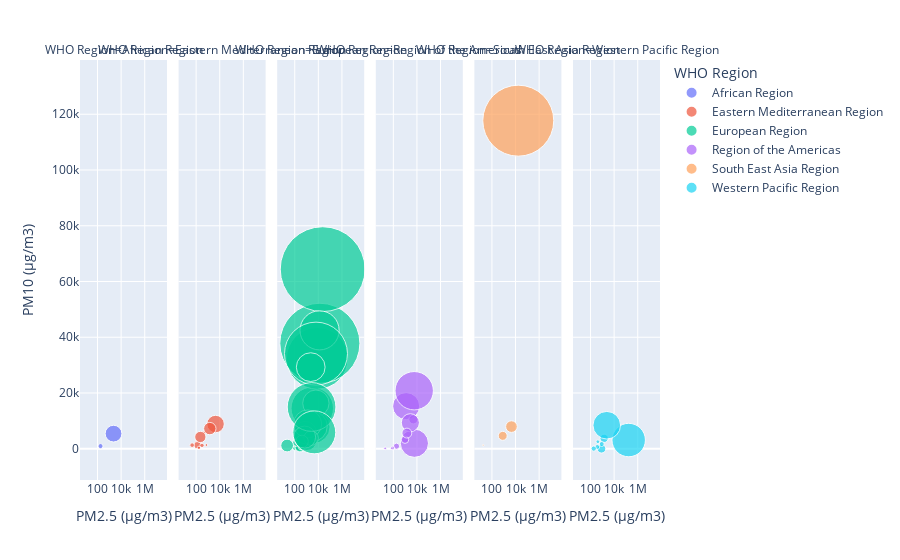

The cell this chart's notebook holds for it:
### Code cell
fig = px.scatter(df2, x="PM2.5 (μg/m3)", y="PM10 (μg/m3)",
                 size="NO2 (μg/m3)", color="WHO Region", hover_name="WHO Country Name",\
                 facet_col = 'WHO Region',\
                 log_x=True, size_max=60)
fig.write_html('plot1.html')
fig.show()

### Figure 1 — Plotly figure (JSON) as saved in the notebook; plotly's stock layout.template omitted (floating-point values rounded to 4 significant figures)
{"data": [{"hovertemplate": "<b>%{hovertext}</b><br><br>WHO Region=African Region<br>PM2.5 (μg/m3)=%{x}<br>PM10 (μg/m3)=%{y}<br>NO2 (μg/m3)=%{marker.size}<extra></extra>", "hovertext": ["Algeria", "Cameroon", "Ethiopia", "Ghana", "Kenya", "Madagascar", "Mauritius", "Nigeria", "Senegal", "South Africa", "Uganda", "United Republic of Tanzania"], "legendgroup": "African Region", "marker": {"color": "#636efa", "size": [0, 0, 0, 0, 0, 0, 14.95, 0, 239.1, 2618.0, 0, 0], "sizemode": "area", "sizeref": 18.59, "symbol": "circle"}, "mode": "markers", "name": "African Region", "orientation": "v", "showlegend": true, "type": "scatter", "x": [21.53, 248, 104.8, 55, 16.7, 187, 0, 27.43, 179.3, 2267.0, 277.2, 23.32], "xaxis": "x", "y": [0, 311, 0, 701.5, 37.3, 336, 339.4, 0, 948.6, 5426.0, 170.4, 35.1], "yaxis": "y"}, {"hovertemplate": "<b>%{hovertext}</b><br><br>WHO Region=Eastern Mediterranean Region<br>PM2.5 (μg/m3)=%{x}<br>PM10 (μg/m3)=%{y}<br>NO2 (μg/m3)=%{marker.size}<extra></extra>", "hovertext": ["Afghanistan", "Bahrain", "Egypt", "Iran (Islamic Republic of)", "Iraq", "Jordan", "Kuwait", "Lebanon", "Morocco", "Pakistan", "Qatar", "Saudi Arabia", "Tunisia", "United Arab Emirates"], "legendgroup": "Eastern Mediterranean Region", "marker": {"color": "#EF553B", "size": [0, 103.2, 0, 2847.0, 535.3, 199.9, 1427.0, 106, 163.4, 72.8, 176, 0, 0, 1181.0], "sizemode": "area", "sizeref": 18.59, "symbol": "circle"}, "mode": "markers", "name": "Eastern Mediterranean Region", "orientation": "v", "showlegend": true, "type": "scatter", "x": [119.8, 485.1, 0, 4411.0, 130.0, 45.83, 1446.0, 172.3, 0, 746.1, 314, 314.1, 0, 227.1], "xaxis": "x2", "y": [0, 5818, 1362, 8873.0, 1293.0, 1296.0, 7233.0, 316.3, 914.9, 1334.0, 1214, 744.7, 315, 4226.0], "yaxis": "y2"}, {"hovertemplate": "<b>%{hovertext}</b><br><br>WHO Region=European Region<br>PM2.5 (μg/m3)=%{x}<br>PM10 (μg/m3)=%{y}<br>NO2 (μg/m3)=%{marker.size}<extra></extra>", "hovertext": ["Albania", "Andorra", "Austria", "Belgium", "Bosnia and Herzegovina", "Bulgaria", "Croatia", "Cyprus", "Czechia", "Denmark", "Estonia", "Finland", "France", "Georgia", "Germany", "Greece", "Hungary", "Iceland", "Ireland", "Israel", "Italy", "Kazakhstan", "Kyrgyzstan", "Latvia", "Lithuania", "Luxembourg", "Malta", "Monaco", "Montenegro", "Netherlands", "North Macedonia", "Norway", "Poland", "Portugal", "Romania", "Russian Federation", "Serbia", "Slovakia", "Slovenia", "Spain", "Sweden", "Switzerland", "Tajikistan", "Turkey", "Turkmenistan", "Ukraine", "United Kingdom", "Uzbekistan"], "legendgroup": "European Region", "marker": {"color": "#00cc96", "size": [162.6, 199.2, 16770.0, 10010.0, 666.9, 2429.0, 1118.0, 302.9, 6476.0, 889.5, 379.4, 2099.0, 35300.0, 0, 59620.0, 2852.0, 2637.0, 300.1, 822.1, 0, 66910.0, 0, 0, 567.9, 1308.0, 839, 489, 134.8, 435.9, 8497.0, 452.6, 3683.0, 14240.0, 4673.0, 7296.0, 0, 1510.0, 1957.0, 1438.0, 36860.0, 4537.0, 22060.0, 0, 7702.0, 0, 0, 17130.0, 0], "sizemode": "area", "sizeref": 18.59, "symbol": "circle"}, "mode": "markers", "name": "European Region", "orientation": "v", "showlegend": true, "type": "scatter", "x": [96.86, 0, 3057.0, 4011.0, 606.9, 1088.0, 867.2, 595.3, 6196.0, 363.6, 325.0, 657.2, 8092.0, 73.5, 13440.0, 614.8, 456.0, 173.2, 418.3, 1654.0, 23270.0, 54.02, 33.15, 508.3, 542.8, 275.2, 400.4, 0, 0, 2984.0, 128.2, 1037.0, 12720.0, 770.0, 1240.0, 14, 22.67, 2414.0, 418.7, 6314.0, 684.4, 2671.0, 71.52, 2260.0, 22.08, 46.18, 4516.0, 85.05], "xaxis": "x3", "y": [204.6, 179.9, 14530.0, 7809.0, 1182.0, 8045.0, 1766.0, 880.3, 16340.0, 694.6, 508.9, 2675.0, 32420.0, 169.5, 37830.0, 3067.0, 3726, 392.7, 1101.0, 4392.0, 64430.0, 0, 0, 859.5, 2338.0, 573.9, 873.5, 73.74, 1187.0, 7996.0, 2104.0, 2921.0, 42480.0, 5792.0, 8900.0, 47.73, 1156.0, 3837.0, 2641.0, 34130.0, 4173.0, 14980.0, 0, 29270.0, 0, 69.03, 5883.0, 0], "yaxis": "y3"}, {"hovertemplate": "<b>%{hovertext}</b><br><br>WHO Region=Region of the Americas<br>PM2.5 (μg/m3)=%{x}<br>PM10 (μg/m3)=%{y}<br>NO2 (μg/m3)=%{marker.size}<extra></extra>", "hovertext": ["Argentina", "Bahamas", "Bolivia (Plurinational State of)", "Brazil", "Canada", "Chile", "Colombia", "Costa Rica", "Cuba", "Ecuador", "El Salvador", "Guatemala", "Honduras", "Jamaica", "Mexico", "Panama", "Paraguay", "Peru", "Trinidad and Tobago", "United States of America", "Uruguay", "Venezuela (Bolivarian Republic of)"], "legendgroup": "Region of the Americas", "marker": {"color": "#ab63fa", "size": [69.77, 0, 0, 6797.0, 7392.0, 742.8, 515.7, 40.71, 0, 355.3, 0, 137.4, 0, 0, 3053.0, 0, 0, 909.2, 67.2, 13670.0, 0, 0], "sizemode": "area", "sizeref": 18.59, "symbol": "circle"}, "mode": "markers", "name": "Region of the Americas", "orientation": "v", "showlegend": true, "type": "scatter", "x": [20.37, 12.49, 0, 1216.0, 6084.0, 4921.0, 976.8, 112.4, 34.8, 184.6, 277.2, 90.05, 36, 0, 2763.0, 14, 18.4, 1399.0, 74.8, 5855.0, 20, 35], "xaxis": "x4", "y": [130.1, 13.95, 141.5, 15280.0, 1979.0, 10520.0, 3242.0, 324.8, 0, 916.0, 0, 265.2, 173, 386.4, 9331.0, 31.1, 0, 5621.0, 209.9, 20810.0, 44.83, 94], "yaxis": "y4"}, {"hovertemplate": "<b>%{hovertext}</b><br><br>WHO Region=South East Asia Region<br>PM2.5 (μg/m3)=%{x}<br>PM10 (μg/m3)=%{y}<br>NO2 (μg/m3)=%{marker.size}<extra></extra>", "hovertext": ["Bangladesh", "Bhutan", "India", "Indonesia", "Maldives", "Myanmar", "Nepal", "Sri Lanka", "Thailand"], "legendgroup": "South East Asia Region", "marker": {"color": "#FFA15A", "size": [1253.0, 0, 46810.0, 0, 0, 27.26, 0, 0, 750.6], "sizemode": "area", "sizeref": 18.59, "symbol": "circle"}, "mode": "markers", "name": "South East Asia Region", "orientation": "v", "showlegend": true, "type": "scatter", "x": [4508.0, 0, 17030.0, 429.9, 0, 18.08, 804.5, 86.63, 817.2], "xaxis": "x5", "y": [7945.0, 1805, 117700.0, 0, 20, 1266.0, 788.7, 128, 4628.0], "yaxis": "y5"}, {"hovertemplate": "<b>%{hovertext}</b><br><br>WHO Region=Western Pacific Region<br>PM2.5 (μg/m3)=%{x}<br>PM10 (μg/m3)=%{y}<br>NO2 (μg/m3)=%{marker.size}<extra></extra>", "hovertext": ["Australia", "China", "Fiji", "Japan", "Lao People's Democratic Republic", "Malaysia", "Mongolia", "New Zealand", "Philippines", "Republic of Korea", "Singapore", "Viet Nam"], "legendgroup": "Western Pacific Region", "marker": {"color": "#19d3f3", "size": [645.0, 10410.0, 0, 698.1, 0, 215.5, 232, 129.7, 0, 7101.0, 264, 0], "sizemode": "area", "sizeref": 18.59, "symbol": "circle"}, "mode": "markers", "name": "Western Pacific Region", "orientation": "v", "showlegend": true, "type": "scatter", "x": [1431.0, 170800.0, 15.13, 846.2, 25.77, 371.5, 886.4, 416.2, 1129, 2374, 186, 449.9], "xaxis": "x6", "y": [3745.0, 3122.0, 0, 0, 0, 653.5, 1692.0, 2528.0, 2015.0, 8434, 59, 600.4], "yaxis": "y6"}], "layout": {"annotations": [{"font": {}, "showarrow": false, "text": "WHO Region=African Region", "x": 0.075, "xanchor": "center", "xref": "paper", "y": 1, "yanchor": "bottom", "yref": "paper"}, {"font": {}, "showarrow": false, "text": "WHO Region=Eastern Mediterranean Region", "x": 0.245, "xanchor": "center", "xref": "paper", "y": 1, "yanchor": "bottom", "yref": "paper"}, {"font": {}, "showarrow": false, "text": "WHO Region=European Region", "x": 0.415, "xanchor": "center", "xref": "paper", "y": 1, "yanchor": "bottom", "yref": "paper"}, {"font": {}, "showarrow": false, "text": "WHO Region=Region of the Americas", "x": 0.585, "xanchor": "center", "xref": "paper", "y": 1, "yanchor": "bottom", "yref": "paper"}, {"font": {}, "showarrow": false, "text": "WHO Region=South East Asia Region", "x": 0.755, "xanchor": "center", "xref": "paper", "y": 1, "yanchor": "bottom", "yref": "paper"}, {"font": {}, "showarrow": false, "text": "WHO Region=Western Pacific Region", "x": 0.925, "xanchor": "center", "xref": "paper", "y": 1, "yanchor": "bottom", "yref": "paper"}], "legend": {"itemsizing": "constant", "title": {"text": "WHO Region"}, "tracegroupgap": 0}, "margin": {"t": 60}, "xaxis": {"anchor": "y", "domain": [0, 0.15], "title": {"text": "PM2.5 (μg/m3)"}, "type": "log"}, "xaxis2": {"anchor": "y2", "domain": [0.17, 0.32], "matches": "x", "title": {"text": "PM2.5 (μg/m3)"}, "type": "log"}, "xaxis3": {"anchor": "y3", "domain": [0.34, 0.49], "matches": "x", "title": {"text": "PM2.5 (μg/m3)"}, "type": "log"}, "xaxis4": {"anchor": "y4", "domain": [0.51, 0.66], "matches": "x", "title": {"text": "PM2.5 (μg/m3)"}, "type": "log"}, "xaxis5": {"anchor": "y5", "domain": [0.68, 0.83], "matches": "x", "title": {"text": "PM2.5 (μg/m3)"}, "type": "log"}, "xaxis6": {"anchor": "y6", "domain": [0.85, 1], "matches": "x", "title": {"text": "PM2.5 (μg/m3)"}, "type": "log"}, "yaxis": {"anchor": "x", "domain": [0, 1], "title": {"text": "PM10 (μg/m3)"}}, "yaxis2": {"anchor": "x2", "domain": [0, 1], "matches": "y", "showticklabels": false}, "yaxis3": {"anchor": "x3", "domain": [0, 1], "matches": "y", "showticklabels": false}, "yaxis4": {"anchor": "x4", "domain": [0, 1], "matches": "y", "showticklabels": false}, "yaxis5": {"anchor": "x5", "domain": [0, 1], "matches": "y", "showticklabels": false}, "yaxis6": {"anchor": "x6", "domain": [0, 1], "matches": "y", "showticklabels": false}}}
